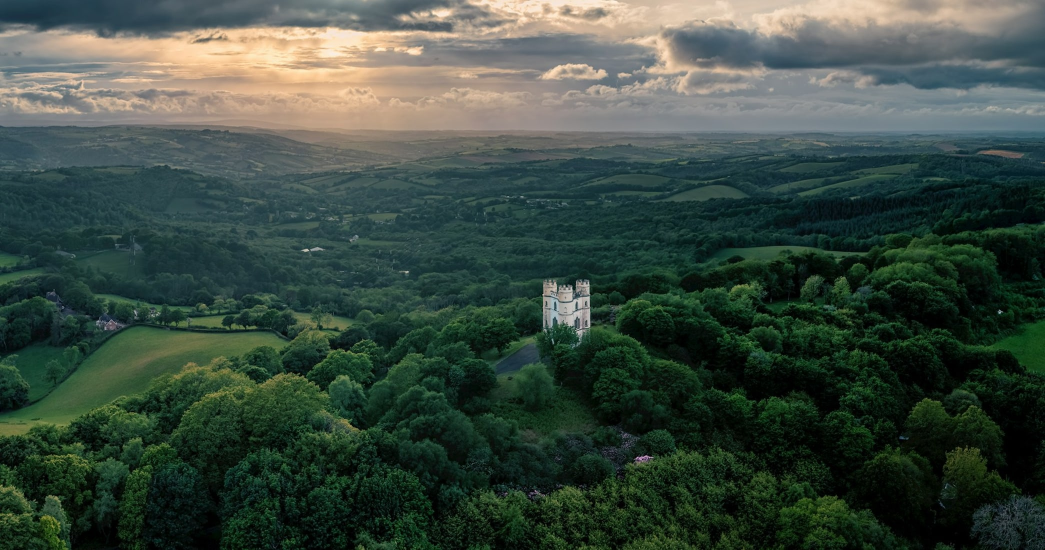
#> input picture src/assets/images/ch1-field-season.jpg, 2090 x 1100 px (shown at 1/2 size)
$ python cmppage.py ../src/assets/images/ch1-field-season.jpg ../src/assets/images/ch3-polar.jpg out.png 5
#> lines starting #> are read from the running program, lines starting #| are printed output that depends on the picture
# usage: python3 cmppage.py ref.png mine.png outprefix [chunk=1100]
import sys
from PIL import Image
Image.MAX_IMAGE_PIXELS=None
ref=Image.open(sys.argv[1]).convert('RGB'); mine=Image.open(sys.argv[2]).convert('RGB')
#> further down, ref is the input picture: PIL image 2090x1100 RGB; mean R, G, B 59, 74, 63.8
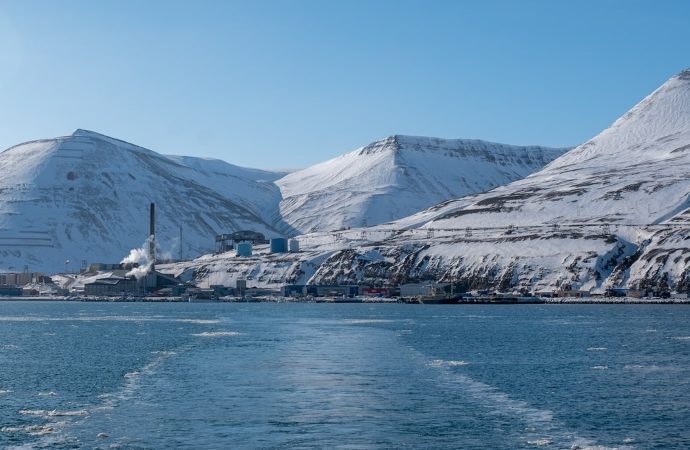
#> input picture src/assets/images/ch3-polar.jpg, 1380 x 900 px (shown at 1/2 size)
#> further down, mine is the input picture: PIL image 1380x900 RGB; mean R, G, B 101.5, 136.3, 165.5
if ref.width!=1440: ref=ref.resize((1440,round(ref.height*1440/ref.width)))
#> ref: PIL image 1440x758 RGB
if mine.width!=1440: mine=mine.resize((1440,round(mine.height*1440/mine.width)))
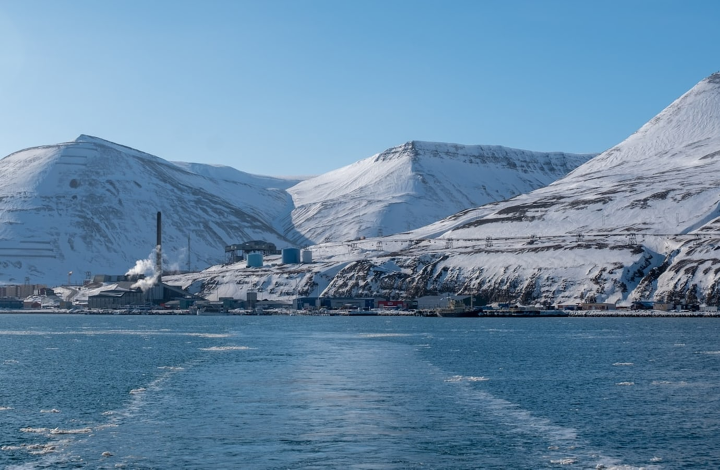
#> mine: PIL image 1440x939 RGB (shown at 1/2 size); mean R, G, B 101.5, 136.3, 165.5
print('ref',ref.size,'mine',mine.size)
#| ref (1440, 758) mine (1440, 939)
ch=int(sys.argv[4]) if len(sys.argv)>4 else 1100
H=max(ref.height,mine.height); i=0
#> after `H = max(ref.height, mine.height)`: H = 939
for y in range(0,H,ch):
    a=ref.crop((0,y,1440,y+ch)); b=mine.crop((0,y,1440,y+ch))
    c=Image.new('RGB',(2890,ch),(255,0,0)); c.paste(a,(0,0)); c.paste(b,(1450,0))
    c.resize((1445,ch//2)).save(f"{sys.argv[3]}-{i:02d}.png"); i+=1
#> after the loop, i = 188
print('chunks',i)
#| chunks 188
